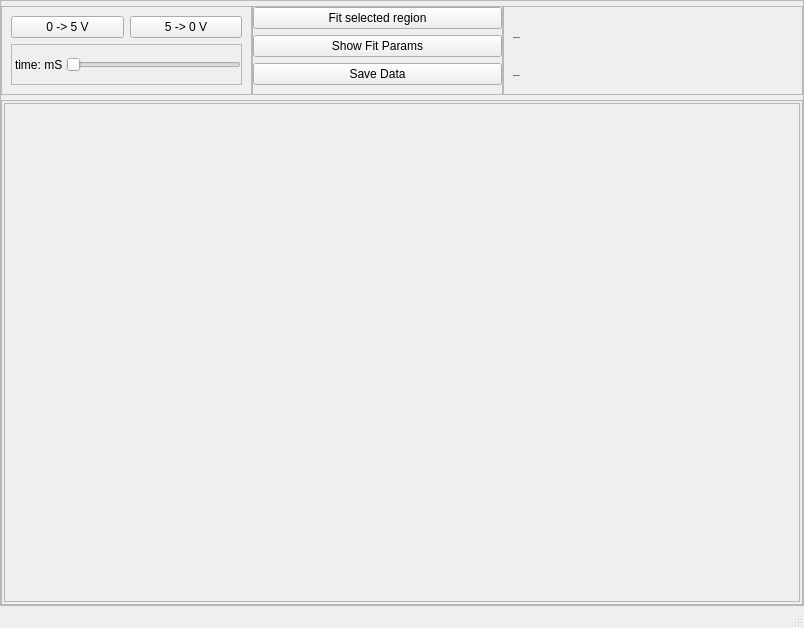
<?xml version="1.0" encoding="UTF-8"?>
<ui version="4.0">
    <class>MainWindow</class>
    <widget class="QMainWindow" name="MainWindow">
        <property name="geometry">
            <rect>
                <x>0</x>
                <y>0</y>
                <width>804</width>
                <height>628</height>
            </rect>
        </property>
        <property name="windowTitle">
            <string>MainWindow</string>
        </property>
        <widget class="QWidget" name="centralwidget">
            <layout class="QGridLayout" name="gridLayout_3">
                <property name="margin">
                    <number>0</number>
                </property>
                <item row="0" column="0">
                    <widget class="QFrame" name="widgetFrameOuter">
                        <property name="sizePolicy">
                            <sizepolicy hsizetype="Preferred" vsizetype="Preferred">
                                <horstretch>0</horstretch>
                                <verstretch>0</verstretch>
                            </sizepolicy>
                        </property>
                        <property name="styleSheet">
                            <string notr="true"/>
                        </property>
                        <property name="frameShape">
                            <enum>QFrame::StyledPanel</enum>
                        </property>
                        <property name="frameShadow">
                            <enum>QFrame::Raised</enum>
                        </property>
                        <property name="class" stdset="0">
                            <string>PeripheralCollection</string>
                        </property>
                        <layout class="QVBoxLayout" name="verticalLayout_3">
                            <property name="spacing">
                                <number>5</number>
                            </property>
                            <property name="leftMargin">
                                <number>0</number>
                            </property>
                            <property name="topMargin">
                                <number>5</number>
                            </property>
                            <property name="rightMargin">
                                <number>0</number>
                            </property>
                            <property name="bottomMargin">
                                <number>0</number>
                            </property>
                            <item>
                                <widget class="QFrame" name="frame">
                                    <property name="sizePolicy">
                                        <sizepolicy hsizetype="Preferred" vsizetype="Preferred">
                                            <horstretch>0</horstretch>
                                            <verstretch>0</verstretch>
                                        </sizepolicy>
                                    </property>
                                    <property name="minimumSize">
                                        <size>
                                            <width>0</width>
                                            <height>80</height>
                                        </size>
                                    </property>
                                    <property name="frameShape">
                                        <enum>QFrame::NoFrame</enum>
                                    </property>
                                    <property name="frameShadow">
                                        <enum>QFrame::Raised</enum>
                                    </property>
                                    <property name="class" stdset="0">
                                        <string>PeripheralCollectionInner</string>
                                    </property>
                                    <layout class="QHBoxLayout" name="horizontalLayout">
                                        <property name="spacing">
                                            <number>0</number>
                                        </property>
                                        <property name="margin">
                                            <number>0</number>
                                        </property>
                                        <item>
                                            <widget class="QFrame" name="frame_3">
                                                <property name="frameShape">
                                                    <enum>QFrame::StyledPanel</enum>
                                                </property>
                                                <property name="frameShadow">
                                                    <enum>QFrame::Raised</enum>
                                                </property>
                                                <layout class="QGridLayout" name="gridLayout">
                                                    <item row="0" column="0">
                                                        <widget class="QPushButton" name="pushButton_4">
                                                            <property name="text">
                                                                <string>0 -&gt; 5 V</string>
                                                            </property>
                                                        </widget>
                                                    </item>
                                                    <item row="0" column="1">
                                                        <widget class="QPushButton" name="pushButton">
                                                            <property name="text">
                                                                <string>5 -&gt; 0 V</string>
                                                            </property>
                                                        </widget>
                                                    </item>
                                                    <item row="1" column="0" colspan="2">
                                                        <widget class="QFrame" name="frame_6">
                                                            <property name="frameShape">
                                                                <enum>QFrame::StyledPanel</enum>
                                                            </property>
                                                            <property name="frameShadow">
                                                                <enum>QFrame::Raised</enum>
                                                            </property>
                                                            <layout class="QHBoxLayout" name="horizontalLayout_2">
                                                                <property name="spacing">
                                                                    <number>3</number>
                                                                </property>
                                                                <property name="leftMargin">
                                                                    <number>3</number>
                                                                </property>
                                                                <property name="topMargin">
                                                                    <number>0</number>
                                                                </property>
                                                                <property name="rightMargin">
                                                                    <number>0</number>
                                                                </property>
                                                                <property name="bottomMargin">
                                                                    <number>0</number>
                                                                </property>
                                                                <item>
                                                                    <widget class="QLabel" name="tgLabel">
                                                                        <property name="text">
                                                                            <string>time: mS</string>
                                                                        </property>
                                                                    </widget>
                                                                </item>
                                                                <item>
                                                                    <widget class="QSlider" name="horizontalSlider">
                                                                        <property name="maximum">
                                                                            <number>9</number>
                                                                        </property>
                                                                        <property name="pageStep">
                                                                            <number>1</number>
                                                                        </property>
                                                                        <property name="orientation">
                                                                            <enum>Qt::Horizontal</enum>
                                                                        </property>
                                                                    </widget>
                                                                </item>
                                                            </layout>
                                                        </widget>
                                                    </item>
                                                </layout>
                                            </widget>
                                        </item>
                                        <item>
                                            <widget class="QFrame" name="frame_5">
                                                <property name="frameShape">
                                                    <enum>QFrame::StyledPanel</enum>
                                                </property>
                                                <property name="frameShadow">
                                                    <enum>QFrame::Raised</enum>
                                                </property>
                                                <layout class="QVBoxLayout" name="verticalLayout_4">
                                                    <property name="leftMargin">
                                                        <number>0</number>
                                                    </property>
                                                    <property name="topMargin">
                                                        <number>0</number>
                                                    </property>
                                                    <property name="rightMargin">
                                                        <number>0</number>
                                                    </property>
                                                    <item>
                                                        <widget class="QPushButton" name="pushButton_5">
                                                            <property name="text">
                                                                <string>Fit selected region</string>
                                                            </property>
                                                        </widget>
                                                    </item>
                                                    <item>
                                                        <widget class="QPushButton" name="pushButton_6">
                                                            <property name="text">
                                                                <string>Show Fit Params</string>
                                                            </property>
                                                        </widget>
                                                    </item>
                                                    <item>
                                                        <widget class="QPushButton" name="pushButton_7">
                                                            <property name="text">
                                                                <string>Save Data</string>
                                                            </property>
                                                        </widget>
                                                    </item>
                                                </layout>
                                            </widget>
                                        </item>
                                        <item>
                                            <widget class="QFrame" name="frame_4">
                                                <property name="minimumSize">
                                                    <size>
                                                        <width>300</width>
                                                        <height>0</height>
                                                    </size>
                                                </property>
                                                <property name="frameShape">
                                                    <enum>QFrame::StyledPanel</enum>
                                                </property>
                                                <property name="frameShadow">
                                                    <enum>QFrame::Raised</enum>
                                                </property>
                                                <layout class="QVBoxLayout" name="verticalLayout_2">
                                                    <item>
                                                        <widget class="QLabel" name="msg">
                                                            <property name="font">
                                                                <font>
                                                                    <weight>75</weight>
                                                                    <bold>true</bold>
                                                                </font>
                                                            </property>
                                                            <property name="text">
                                                                <string>_</string>
                                                            </property>
                                                        </widget>
                                                    </item>
                                                    <item>
                                                        <widget class="QLabel" name="CLabel">
                                                            <property name="font">
                                                                <font>
                                                                    <weight>75</weight>
                                                                    <bold>true</bold>
                                                                </font>
                                                            </property>
                                                            <property name="text">
                                                                <string>_</string>
                                                            </property>
                                                        </widget>
                                                    </item>
                                                </layout>
                                            </widget>
                                        </item>
                                    </layout>
                                </widget>
                            </item>
                            <item>
                                <widget class="QFrame" name="frame_2">
                                    <property name="sizePolicy">
                                        <sizepolicy hsizetype="Preferred" vsizetype="Preferred">
                                            <horstretch>0</horstretch>
                                            <verstretch>0</verstretch>
                                        </sizepolicy>
                                    </property>
                                    <property name="minimumSize">
                                        <size>
                                            <width>0</width>
                                            <height>50</height>
                                        </size>
                                    </property>
                                    <property name="frameShape">
                                        <enum>QFrame::StyledPanel</enum>
                                    </property>
                                    <property name="frameShadow">
                                        <enum>QFrame::Raised</enum>
                                    </property>
                                    <property name="class" stdset="0">
                                        <string>PeripheralCollectionInner</string>
                                    </property>
                                    <layout class="QGridLayout" name="gridLayout_2">
                                        <property name="horizontalSpacing">
                                            <number>2</number>
                                        </property>
                                        <property name="margin">
                                            <number>2</number>
                                        </property>
                                        <item row="0" column="0">
                                            <widget class="QScrollArea" name="scrollArea">
                                                <property name="widgetResizable">
                                                    <bool>true</bool>
                                                </property>
                                                <widget class="QWidget" name="scrollAreaWidgetContents">
                                                    <property name="geometry">
                                                        <rect>
                                                            <x>0</x>
                                                            <y>0</y>
                                                            <width>794</width>
                                                            <height>457</height>
                                                        </rect>
                                                    </property>
                                                    <layout class="QGridLayout" name="gridLayout_4">
                                                        <property name="margin">
                                                            <number>2</number>
                                                        </property>
                                                        <property name="spacing">
                                                            <number>2</number>
                                                        </property>
                                                        <item row="0" column="0">
                                                            <layout class="QGridLayout" name="plot_area"/>
                                                        </item>
                                                    </layout>
                                                </widget>
                                            </widget>
                                        </item>
                                    </layout>
                                </widget>
                            </item>
                        </layout>
                    </widget>
                </item>
            </layout>
        </widget>
        <widget class="QMenuBar" name="menubar">
            <property name="geometry">
                <rect>
                    <x>0</x>
                    <y>0</y>
                    <width>804</width>
                    <height>25</height>
                </rect>
            </property>
        </widget>
        <widget class="QStatusBar" name="statusbar"/>
    </widget>
    <resources/>
    <connections>
        <connection>
            <sender>pushButton_5</sender>
            <signal>clicked()</signal>
            <receiver>MainWindow</receiver>
            <slot>fit()</slot>
            <hints>
                <hint type="sourcelabel">
                    <x>501</x>
                    <y>58</y>
                </hint>
                <hint type="destinationlabel">
                    <x>293</x>
                    <y>-9</y>
                </hint>
            </hints>
        </connection>
        <connection>
            <sender>pushButton_6</sender>
            <signal>clicked()</signal>
            <receiver>MainWindow</receiver>
            <slot>showData()</slot>
            <hints>
                <hint type="sourcelabel">
                    <x>501</x>
                    <y>91</y>
                </hint>
                <hint type="destinationlabel">
                    <x>340</x>
                    <y>-10</y>
                </hint>
            </hints>
        </connection>
        <connection>
            <sender>horizontalSlider</sender>
            <signal>valueChanged(int)</signal>
            <receiver>MainWindow</receiver>
            <slot>setTimebase(int)</slot>
            <hints>
                <hint type="sourcelabel">
                    <x>240</x>
                    <y>113</y>
                </hint>
                <hint type="destinationlabel">
                    <x>229</x>
                    <y>-9</y>
                </hint>
            </hints>
        </connection>
        <connection>
            <sender>pushButton_7</sender>
            <signal>clicked()</signal>
            <receiver>MainWindow</receiver>
            <slot>saveData()</slot>
            <hints>
                <hint type="sourcelabel">
                    <x>436</x>
                    <y>100</y>
                </hint>
                <hint type="destinationlabel">
                    <x>453</x>
                    <y>-14</y>
                </hint>
            </hints>
        </connection>
        <connection>
            <sender>pushButton_4</sender>
            <signal>clicked()</signal>
            <receiver>MainWindow</receiver>
            <slot>ZeroToFive()</slot>
            <hints>
                <hint type="sourcelabel">
                    <x>31</x>
                    <y>52</y>
                </hint>
                <hint type="destinationlabel">
                    <x>78</x>
                    <y>-9</y>
                </hint>
            </hints>
        </connection>
        <connection>
            <sender>pushButton</sender>
            <signal>clicked()</signal>
            <receiver>MainWindow</receiver>
            <slot>FiveToZero()</slot>
            <hints>
                <hint type="sourcelabel">
                    <x>182</x>
                    <y>51</y>
                </hint>
                <hint type="destinationlabel">
                    <x>186</x>
                    <y>-19</y>
                </hint>
            </hints>
        </connection>
    </connections>
    <slots>
        <slot>delete_curve()</slot>
        <slot>fit()</slot>
        <slot>showData()</slot>
        <slot>setTimebase(int)</slot>
        <slot>saveData()</slot>
        <slot>ZeroToFive()</slot>
        <slot>FiveToZero()</slot>
    </slots>
</ui>
